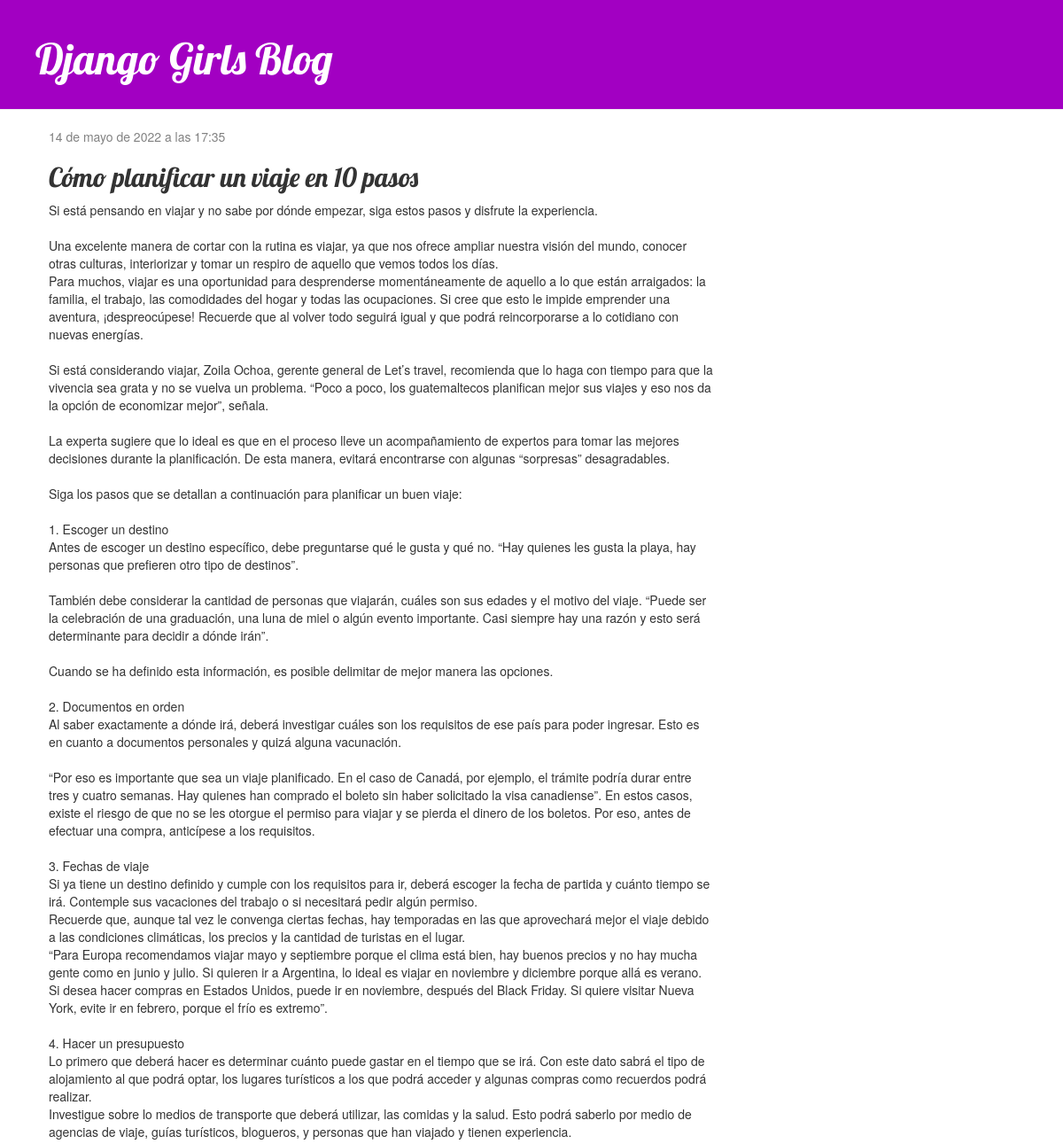
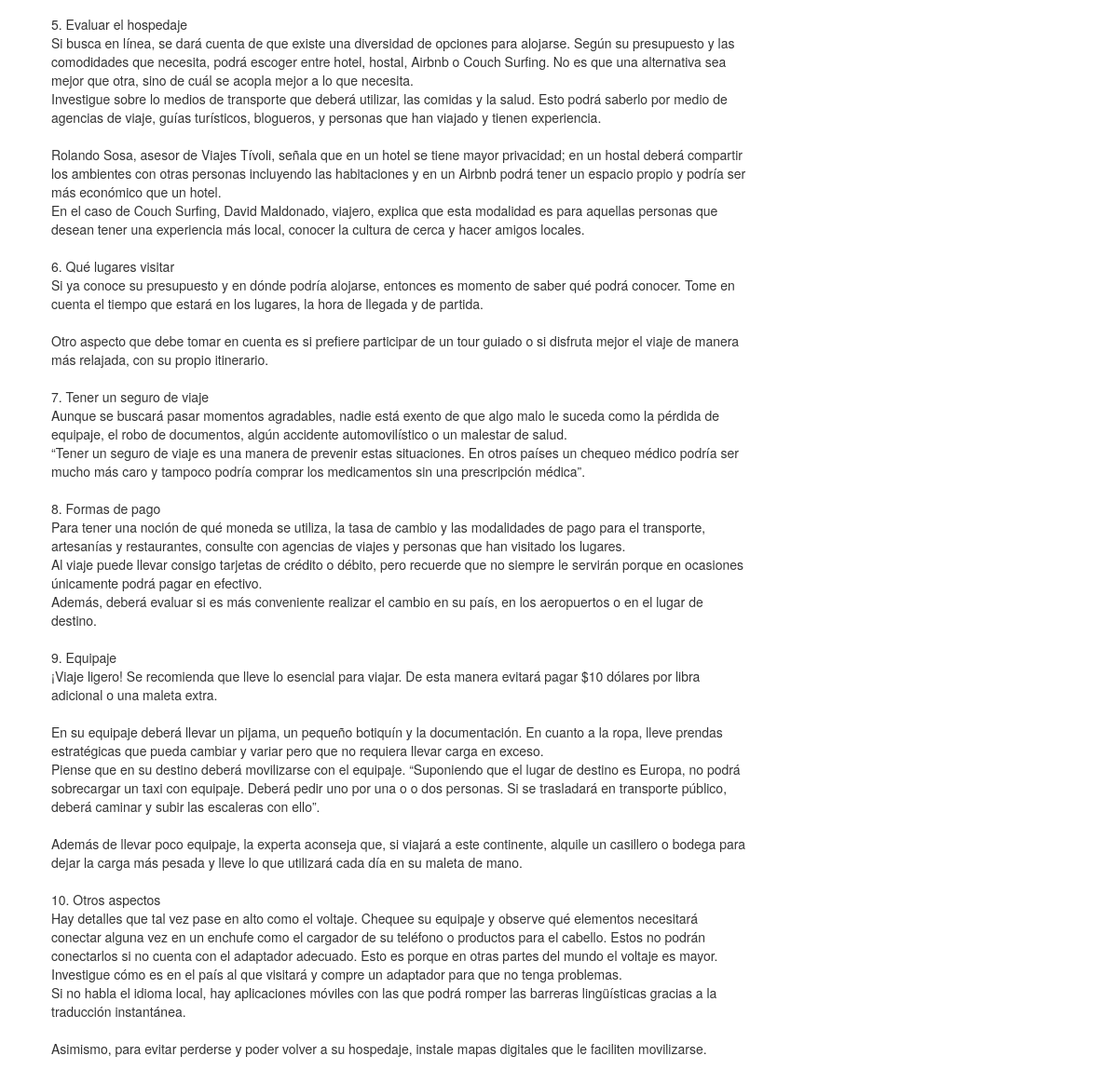
The app's page /post/4/ with its own data (2 pictures, top to bottom).
### blog/models.py (models this page shows, shortened)
class Post(models.Model):
    author = models.ForeignKey(settings.AUTH_USER_MODEL, on_delete=models.CASCADE)
    title = models.CharField(max_length=200)
    text = models.TextField()
    created_date = models.DateTimeField(
            default=timezone.now)
    published_date = models.DateTimeField(
            blank=True, null=True)

### blog/views.py (the view)
# urls.py: path('post/<int:pk>/', views.post_detail, name='post_detail'),
def post_detail(request, pk):
    post = get_object_or_404(Post, pk=pk)
    return render(request, 'blog/post_detail.html', {'post': post})

### blog/templates/blog/post_detail.html (shortened to what this page needs)
{% extends 'blog/base.html' %}
{% block content %}
    <div class="post">
        {% if post.published_date %}
            <div class="date">
                {{ post.published_date }}
            </div>
        {% endif %}
        <h2>{{ post.title }}</h2>
        <p>{{ post.text|linebreaksbr }}</p>
    </div>
{% endblock %}

### blog/static/css/blog.css (style rules this page uses)
h1, h2, h3, h4 { font-family: 'Lobster', cursive; }
.date { color: #828282; }
.post { margin-bottom: 70px; }

### records on screen
Post: published_date "14 de mayo de 2022 a las 17:35", title "Cómo planificar un viaje en 10 pasos", text "Si está pensando en viajar y no sabe por dónde empezar, siga estos pasos y disfrute la experiencia. Una excelente manera de cortar con la rutina es viajar, ya que nos ofrece ampliar nuestra visión del mundo, conocer otras culturas, interiorizar y tomar un respiro de aquello que vemos todos los días. Para muchos, viajar es una oportunidad para desprenderse momentáneamente de aquello a lo que están arraigados: la familia, el trabajo, las comodidades del hogar y todas las ocupaciones. Si cree que esto le impide emprender una aventura, ¡despreocúpese! Recuerde que al volver todo seguirá igual y que podrá reincorporarse a lo cotidiano con nuevas energías. Si está considerando viajar, Zoila…"
